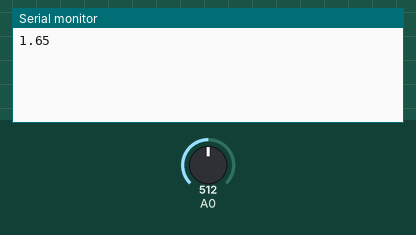
The sketch below on a simulated Arduino Uno, built with avr-gcc and run on an emulated ATmega328P. Parts: the last lines printed to the serial monitor. Inputs (shaded band) come from the test bench; at power-on: A0 = 512.

Above: at 3.8 s.
3.9 s: A0 set to 716
At 5.2 s:
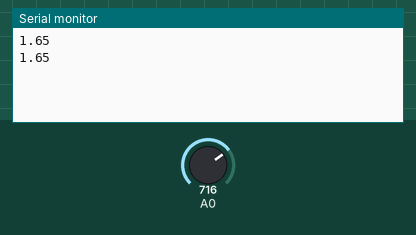
7.8 s: A0 set to 900
At 11.0 s:
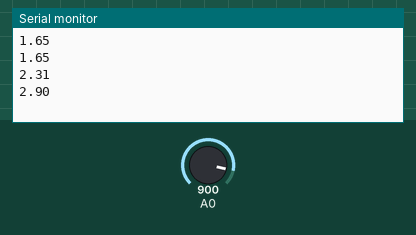
Timing chart, 0 to 12.5 s (numbered marks = the images above; inputs shaded):
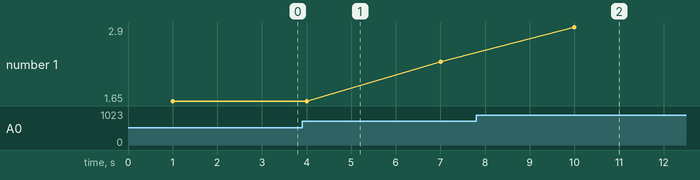

Measured:
- after the input at 7.8 s, the serial monitor: prints a new line after 2.2 s (image 2)
- plotted number 1: 1.65 → 2.31 after the input at 3.9 s, 2.31 → 2.9 after the input at 7.8 s

The sketch:

Potentiometer.ino
```cpp
void setup() {
  // put your setup code here, to run once:
Serial.begin(9600);
}

void loop() {
  // put your main code here, to run repeatedly:
  int potentiometer = analogRead(A0);
  float voltage = 3.3*(potentiometer/1023.0);
  delay(1000);
  Serial.println(voltage);
  delay(2000);

}
```
